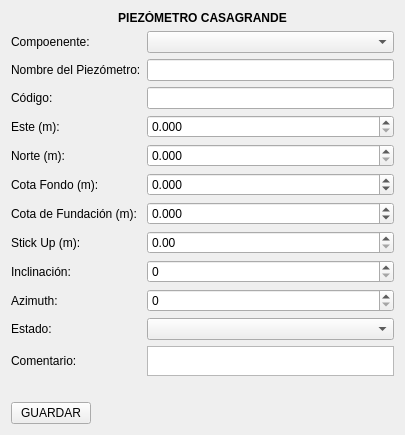
<?xml version="1.0" encoding="UTF-8"?>
<ui version="4.0">
 <class>Form</class>
 <widget class="QWidget" name="Form">
  <property name="geometry">
   <rect>
    <x>0</x>
    <y>0</y>
    <width>405</width>
    <height>435</height>
   </rect>
  </property>
  <property name="minimumSize">
   <size>
    <width>405</width>
    <height>435</height>
   </size>
  </property>
  <property name="windowTitle">
   <string>Form</string>
  </property>
  <property name="styleSheet">
   <string notr="true"/>
  </property>
  <layout class="QVBoxLayout" name="verticalLayout">
   <item>
    <widget class="QLabel" name="label_12">
     <property name="font">
      <font>
       <weight>75</weight>
       <bold>true</bold>
      </font>
     </property>
     <property name="text">
      <string>PIEZÓMETRO CASAGRANDE</string>
     </property>
     <property name="alignment">
      <set>Qt::AlignCenter</set>
     </property>
    </widget>
   </item>
   <item>
    <layout class="QGridLayout" name="gridLayout">
     <item row="7" column="0">
      <widget class="QLabel" name="label_10">
       <property name="text">
        <string>Stick Up (m):</string>
       </property>
      </widget>
     </item>
     <item row="5" column="1">
      <widget class="QDoubleSpinBox" name="input_elevacion">
       <property name="decimals">
        <number>3</number>
       </property>
       <property name="minimum">
        <double>-500.000000000000000</double>
       </property>
       <property name="maximum">
        <double>9999.998999999999796</double>
       </property>
      </widget>
     </item>
     <item row="5" column="0">
      <widget class="QLabel" name="label_cota">
       <property name="text">
        <string>Cota Fondo (m):</string>
       </property>
      </widget>
     </item>
     <item row="4" column="1">
      <widget class="QDoubleSpinBox" name="input_norte">
       <property name="decimals">
        <number>3</number>
       </property>
       <property name="maximum">
        <double>9999999999.000000000000000</double>
       </property>
      </widget>
     </item>
     <item row="3" column="0">
      <widget class="QLabel" name="label_5">
       <property name="text">
        <string>Este (m):</string>
       </property>
      </widget>
     </item>
     <item row="3" column="1">
      <widget class="QDoubleSpinBox" name="input_este">
       <property name="decimals">
        <number>3</number>
       </property>
       <property name="maximum">
        <double>999999999.998999953269958</double>
       </property>
      </widget>
     </item>
     <item row="1" column="0">
      <widget class="QLabel" name="label_2">
       <property name="text">
        <string>Nombre del Piezómetro:</string>
       </property>
      </widget>
     </item>
     <item row="2" column="1">
      <widget class="QLineEdit" name="input_codigo"/>
     </item>
     <item row="2" column="0">
      <widget class="QLabel" name="label_3">
       <property name="text">
        <string>Código:</string>
       </property>
      </widget>
     </item>
     <item row="0" column="1">
      <widget class="QComboBox" name="cb_lista_componentes"/>
     </item>
     <item row="1" column="1">
      <widget class="QLineEdit" name="input_nombre"/>
     </item>
     <item row="12" column="0" colspan="2">
      <widget class="QLabel" name="label_mensaje_error">
       <property name="styleSheet">
        <string notr="true">color: rgb(255, 0, 0);</string>
       </property>
       <property name="text">
        <string/>
       </property>
       <property name="alignment">
        <set>Qt::AlignCenter</set>
       </property>
      </widget>
     </item>
     <item row="11" column="1">
      <widget class="QTextEdit" name="input_comentario"/>
     </item>
     <item row="8" column="1">
      <widget class="QSpinBox" name="input_inclinacion">
       <property name="maximum">
        <number>90</number>
       </property>
      </widget>
     </item>
     <item row="0" column="0">
      <widget class="QLabel" name="label_6">
       <property name="text">
        <string>Compoenente:</string>
       </property>
      </widget>
     </item>
     <item row="7" column="1">
      <widget class="QDoubleSpinBox" name="input_stickup">
       <property name="maximum">
        <double>999.990000000000009</double>
       </property>
      </widget>
     </item>
     <item row="8" column="0">
      <widget class="QLabel" name="label_7">
       <property name="text">
        <string>Inclinación:</string>
       </property>
      </widget>
     </item>
     <item row="4" column="0">
      <widget class="QLabel" name="label_4">
       <property name="text">
        <string>Norte (m):</string>
       </property>
      </widget>
     </item>
     <item row="11" column="0">
      <widget class="QLabel" name="label">
       <property name="text">
        <string>Comentario:</string>
       </property>
      </widget>
     </item>
     <item row="9" column="0">
      <widget class="QLabel" name="label_8">
       <property name="text">
        <string>Azimuth:</string>
       </property>
      </widget>
     </item>
     <item row="10" column="0">
      <widget class="QLabel" name="label_9">
       <property name="text">
        <string>Estado:</string>
       </property>
      </widget>
     </item>
     <item row="9" column="1">
      <widget class="QSpinBox" name="input_azimut">
       <property name="maximum">
        <number>360</number>
       </property>
      </widget>
     </item>
     <item row="6" column="0">
      <widget class="QLabel" name="label_11">
       <property name="text">
        <string>Cota de Fundación (m):</string>
       </property>
      </widget>
     </item>
     <item row="6" column="1">
      <widget class="QDoubleSpinBox" name="input_fundacion">
       <property name="decimals">
        <number>3</number>
       </property>
       <property name="minimum">
        <double>-500.000000000000000</double>
       </property>
       <property name="maximum">
        <double>9999.998999999999796</double>
       </property>
      </widget>
     </item>
     <item row="10" column="1">
      <widget class="QComboBox" name="estado_piezomanual"/>
     </item>
    </layout>
   </item>
   <item>
    <widget class="QFrame" name="frame">
     <property name="styleSheet">
      <string notr="true">QFrame {
    border: none;
    outline: none;
}</string>
     </property>
     <property name="frameShape">
      <enum>QFrame::StyledPanel</enum>
     </property>
     <property name="frameShadow">
      <enum>QFrame::Raised</enum>
     </property>
     <layout class="QHBoxLayout" name="horizontalLayout">
      <property name="leftMargin">
       <number>0</number>
      </property>
      <property name="topMargin">
       <number>0</number>
      </property>
      <property name="rightMargin">
       <number>0</number>
      </property>
      <property name="bottomMargin">
       <number>0</number>
      </property>
      <item>
       <widget class="QPushButton" name="btn_aceptar_nuevo">
        <property name="text">
         <string>GUARDAR</string>
        </property>
       </widget>
      </item>
      <item>
       <spacer name="horizontalSpacer">
        <property name="orientation">
         <enum>Qt::Horizontal</enum>
        </property>
        <property name="sizeHint" stdset="0">
         <size>
          <width>227</width>
          <height>20</height>
         </size>
        </property>
       </spacer>
      </item>
     </layout>
    </widget>
   </item>
  </layout>
 </widget>
 <resources/>
 <connections/>
</ui>
